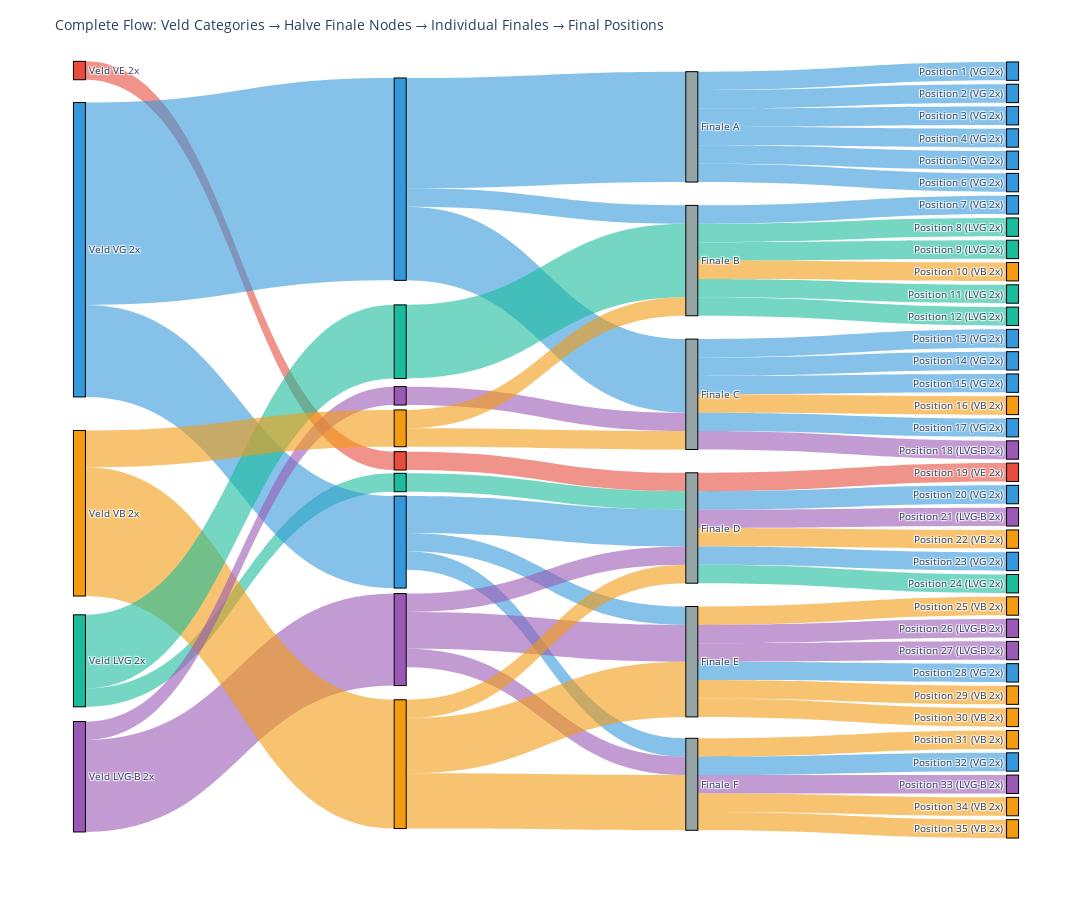

Notebook cell for this chart:
### Code cell
print("=== CREATING 4-COLUMN SANKEY DIAGRAM ===")
print("Showing complete flow: Veld → Halve Finale Groups → Individual Finales → Final Positions")
fig_four_column = create_four_column_cumulative_sankey(all_race_data)
fig_four_column.show()

print("✅ 4-Column Sankey shows:")
print("   Column 1: Veld Categories (VE 2x at top)")
print("   Column 2: Detailed Halve Finale Groups with field tracking")
print("   Column 3: Individual Finales (A, B, C, D, E, F)")
print("   Column 4: Final Positions with field tracking")
print("   Complete competition flow with final placements!")

### Figure 1 — Plotly figure (JSON) as saved in the notebook; plotly's stock layout.template omitted (floating-point values rounded to 4 significant figures)
{"data": [{"arrangement": "fixed", "link": {"color": ["rgba(155, 89, 182, 0.6)", "rgba(26, 188, 156, 0.6)", "rgba(52, 152, 219, 0.6)", "rgba(243, 156, 18, 0.6)", "rgba(231, 76, 60, 0.6)", "rgba(52, 152, 219, 0.6)", "rgba(26, 188, 156, 0.6)", "rgba(155, 89, 182, 0.6)", "rgba(243, 156, 18, 0.6)", "rgba(243, 156, 18, 0.6)", "rgba(52, 152, 219, 0.6)", "rgba(155, 89, 182, 0.6)", "rgba(243, 156, 18, 0.6)", "rgba(155, 89, 182, 0.6)", "rgba(52, 152, 219, 0.6)", "rgba(231, 76, 60, 0.6)", "rgba(52, 152, 219, 0.6)", "rgba(155, 89, 182, 0.6)", "rgba(243, 156, 18, 0.6)", "rgba(26, 188, 156, 0.6)", "rgba(52, 152, 219, 0.6)", "rgba(243, 156, 18, 0.6)", "rgba(155, 89, 182, 0.6)", "rgba(52, 152, 219, 0.6)", "rgba(26, 188, 156, 0.6)", "rgba(243, 156, 18, 0.6)", "rgba(52, 152, 219, 0.6)", "rgba(243, 156, 18, 0.6)", "rgba(52, 152, 219, 0.6)", "rgba(155, 89, 182, 0.6)", "rgba(243, 156, 18, 0.6)", "rgba(243, 156, 18, 0.6)", "rgba(243, 156, 18, 0.6)", "rgba(155, 89, 182, 0.6)", "rgba(155, 89, 182, 0.6)", "rgba(52, 152, 219, 0.6)", "rgba(243, 156, 18, 0.6)", "rgba(243, 156, 18, 0.6)", "rgba(231, 76, 60, 0.6)", "rgba(52, 152, 219, 0.6)", "rgba(155, 89, 182, 0.6)", "rgba(243, 156, 18, 0.6)", "rgba(52, 152, 219, 0.6)", "rgba(26, 188, 156, 0.6)", "rgba(52, 152, 219, 0.6)", "rgba(52, 152, 219, 0.6)", "rgba(52, 152, 219, 0.6)", "rgba(243, 156, 18, 0.6)", "rgba(52, 152, 219, 0.6)", "rgba(155, 89, 182, 0.6)", "rgba(52, 152, 219, 0.6)", "rgba(26, 188, 156, 0.6)", "rgba(26, 188, 156, 0.6)", "rgba(243, 156, 18, 0.6)", "rgba(26, 188, 156, 0.6)", "rgba(26, 188, 156, 0.6)", "rgba(52, 152, 219, 0.6)", "rgba(52, 152, 219, 0.6)", "rgba(52, 152, 219, 0.6)", "rgba(52, 152, 219, 0.6)", "rgba(52, 152, 219, 0.6)", "rgba(52, 152, 219, 0.6)"], "source": [4, 3, 1, 2, 0, 1, 3, 4, 2, 13, 11, 12, 13, 12, 11, 9, 11, 12, 13, 10, 5, 8, 7, 5, 6, 8, 5, 19, 19, 19, 19, 19, 18, 18, 18, 18, 18, 18, 17, 17, 17, 17, 17, 17, 16, 16, 16, 16, 16, 16, 15, 15, 15, 15, 15, 15, 14, 14, 14, 14, 14, 14], "target": [12, 10, 11, 13, 9, 5, 6, 7, 8, 19, 19, 19, 18, 18, 18, 17, 17, 17, 17, 17, 16, 16, 16, 15, 15, 15, 14, 50, 51, 52, 53, 54, 44, 45, 46, 47, 48, 49, 38, 39, 40, 41, 42, 43, 32, 33, 34, 35, 36, 37, 26, 27, 28, 29, 30, 31, 20, 21, 22, 23, 24, 25], "value": [5, 1, 5, 7, 1, 11, 4, 1, 2, 3, 1, 1, 3, 2, 1, 1, 2, 1, 1, 1, 4, 1, 1, 1, 4, 1, 6, 1, 1, 1, 1, 1, 1, 1, 1, 1, 1, 1, 1, 1, 1, 1, 1, 1, 1, 1, 1, 1, 1, 1, 1, 1, 1, 1, 1, 1, 1, 1, 1, 1, 1, 1]}, "node": {"color": ["#E74C3C", "#3498DB", "#F39C12", "#1ABC9C", "#9B59B6", "#3498DB", "#1ABC9C", "#9B59B6", "#F39C12", "#E74C3C", "#1ABC9C", "#3498DB", "#9B59B6", "#F39C12", "#95A5A6", "#95A5A6", "#95A5A6", "#95A5A6", "#95A5A6", "#95A5A6", "#3498DB", "#3498DB", "#3498DB", "#3498DB", "#3498DB", "#3498DB", "#3498DB", "#1ABC9C", "#1ABC9C", "#F39C12", "#1ABC9C", "#1ABC9C", "#3498DB", "#3498DB", "#3498DB", "#F39C12", "#3498DB", "#9B59B6", "#E74C3C", "#3498DB", "#9B59B6", "#F39C12", "#3498DB", "#1ABC9C", "#F39C12", "#9B59B6", "#9B59B6", "#3498DB", "#F39C12", "#F39C12", "#F39C12", "#3498DB", "#9B59B6", "#F39C12", "#F39C12"], "label": ["Veld VE 2x", "Veld VG 2x", "Veld VB 2x", "Veld LVG 2x", "Veld LVG-B 2x", "", "", "", "", "", "", "", "", "", "Finale A", "Finale B", "Finale C", "Finale D", "Finale E", "Finale F", "Position 1 (VG 2x)", "Position 2 (VG 2x)", "Position 3 (VG 2x)", "Position 4 (VG 2x)", "Position 5 (VG 2x)", "Position 6 (VG 2x)", "Position 7 (VG 2x)", "Position 8 (LVG 2x)", "Position 9 (LVG 2x)", "Position 10 (VB 2x)", "Position 11 (LVG 2x)", "Position 12 (LVG 2x)", "Position 13 (VG 2x)", "Position 14 (VG 2x)", "Position 15 (VG 2x)", "Position 16 (VB 2x)", "Position 17 (VG 2x)", "Position 18 (LVG-B 2x)", "Position 19 (VE 2x)", "Position 20 (VG 2x)", "Position 21 (LVG-B 2x)", "Position 22 (VB 2x)", "Position 23 (VG 2x)", "Position 24 (LVG 2x)", "Position 25 (VB 2x)", "Position 26 (LVG-B 2x)", "Position 27 (LVG-B 2x)", "Position 28 (VG 2x)", "Position 29 (VB 2x)", "Position 30 (VB 2x)", "Position 31 (VB 2x)", "Position 32 (VG 2x)", "Position 33 (LVG-B 2x)", "Position 34 (VB 2x)", "Position 35 (VB 2x)"], "line": {"color": "black", "width": 1}, "pad": 4, "thickness": 12, "x": [0.02, 0.02, 0.02, 0.02, 0.02, 0.35, 0.35, 0.35, 0.35, 0.35, 0.35, 0.35, 0.35, 0.35, 0.65, 0.65, 0.65, 0.65, 0.65, 0.65, 0.98, 0.98, 0.98, 0.98, 0.98, 0.98, 0.98, 0.98, 0.98, 0.98, 0.98, 0.98, 0.98, 0.98, 0.98, 0.98, 0.98, 0.98, 0.98, 0.98, 0.98, 0.98, 0.98, 0.98, 0.98, 0.98, 0.98, 0.98, 0.98, 0.98, 0.98, 0.98, 0.98, 0.98, 0.98], "y": [0.01351, 0.2432, 0.5811, 0.7703, 0.9189, 0.1528, 0.3611, 0.4306, 0.4722, 0.5139, 0.5417, 0.6181, 0.7431, 0.9028, 0.08571, 0.2571, 0.4286, 0.6, 0.7714, 0.9286, 0.01429, 0.04286, 0.07143, 0.1, 0.1286, 0.1571, 0.1857, 0.2143, 0.2429, 0.2714, 0.3, 0.3286, 0.3571, 0.3857, 0.4143, 0.4429, 0.4714, 0.5, 0.5286, 0.5571, 0.5857, 0.6143, 0.6429, 0.6714, 0.7, 0.7286, 0.7571, 0.7857, 0.8143, 0.8429, 0.8714, 0.9, 0.9286, 0.9571, 0.9857]}, "type": "sankey"}], "layout": {"font": {"size": 10}, "height": 900, "margin": {"b": 60, "l": 60, "r": 60, "t": 60}, "title": {"text": "Complete Flow: Veld Categories → Halve Finale Nodes → Individual Finales → Final Positions"}, "width": 1600}}
